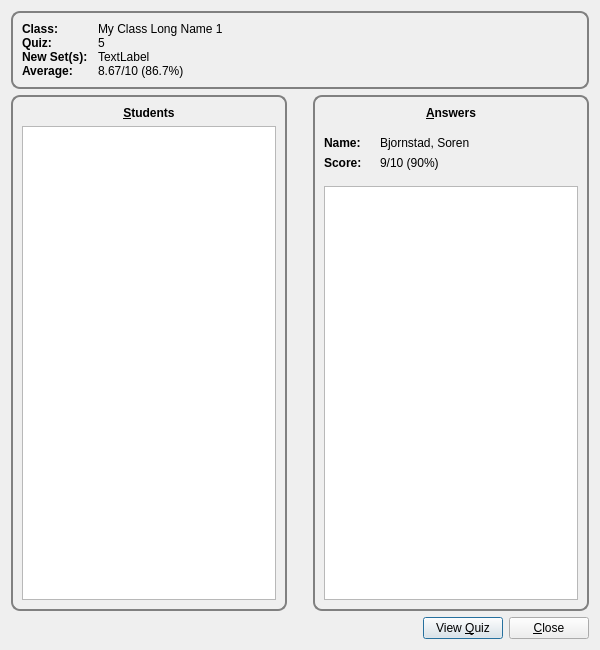
<?xml version="1.0" encoding="UTF-8"?>
<ui version="4.0">
 <class>Dialog</class>
 <widget class="QDialog" name="Dialog">
  <property name="geometry">
   <rect>
    <x>0</x>
    <y>0</y>
    <width>600</width>
    <height>650</height>
   </rect>
  </property>
  <property name="windowTitle">
   <string>My Class 1 ~ Results for Quiz 5</string>
  </property>
  <layout class="QHBoxLayout" name="horizontalLayout_5">
   <item>
    <layout class="QVBoxLayout" name="verticalLayout_4">
     <item>
      <widget class="QGroupBox" name="groupBox_2">
       <property name="styleSheet">
        <string notr="true">QGroupBox{
	border: 2px solid gray;
	border-radius: 9px;
	margin-top: 0.5em;
	font-weight: bold;
}</string>
       </property>
       <property name="title">
        <string/>
       </property>
       <layout class="QHBoxLayout" name="horizontalLayout_2">
        <item>
         <layout class="QGridLayout" name="gridLayout_2">
          <property name="verticalSpacing">
           <number>0</number>
          </property>
          <item row="0" column="1">
           <widget class="QLabel" name="classLabel">
            <property name="text">
             <string>My Class Long Name 1</string>
            </property>
           </widget>
          </item>
          <item row="0" column="0">
           <widget class="QLabel" name="label_9">
            <property name="text">
             <string>&lt;b&gt;Class:&lt;/b&gt;</string>
            </property>
           </widget>
          </item>
          <item row="3" column="0">
           <widget class="QLabel" name="label_7">
            <property name="minimumSize">
             <size>
              <width>70</width>
              <height>0</height>
             </size>
            </property>
            <property name="maximumSize">
             <size>
              <width>70</width>
              <height>16777215</height>
             </size>
            </property>
            <property name="text">
             <string>&lt;html&gt;&lt;head/&gt;&lt;body&gt;&lt;p&gt;&lt;span style=&quot; font-weight:600;&quot;&gt;Average:&lt;/span&gt;&lt;/p&gt;&lt;/body&gt;&lt;/html&gt;</string>
            </property>
           </widget>
          </item>
          <item row="3" column="1">
           <widget class="QLabel" name="averageLabel">
            <property name="text">
             <string>8.67/10 (86.7%)</string>
            </property>
           </widget>
          </item>
          <item row="1" column="0">
           <widget class="QLabel" name="label_11">
            <property name="text">
             <string>&lt;b&gt;Quiz:&lt;/b&gt;</string>
            </property>
           </widget>
          </item>
          <item row="1" column="1">
           <widget class="QLabel" name="quizLabel">
            <property name="text">
             <string>5</string>
            </property>
           </widget>
          </item>
          <item row="2" column="0">
           <widget class="QLabel" name="label_4">
            <property name="text">
             <string>&lt;html&gt;&lt;head/&gt;&lt;body&gt;&lt;p&gt;&lt;span style=&quot; font-weight:600;&quot;&gt;New Set(s):&lt;/span&gt;&lt;/p&gt;&lt;/body&gt;&lt;/html&gt;</string>
            </property>
           </widget>
          </item>
          <item row="2" column="1">
           <widget class="QLabel" name="newSetsLabel">
            <property name="text">
             <string>TextLabel</string>
            </property>
           </widget>
          </item>
         </layout>
        </item>
       </layout>
      </widget>
     </item>
     <item>
      <layout class="QHBoxLayout" name="horizontalLayout_4">
       <item>
        <widget class="QGroupBox" name="groupBox_3">
         <property name="styleSheet">
          <string notr="true">QGroupBox{
	border: 2px solid gray;
	border-radius: 9px;
	margin-top: 0.5em;
	font-weight: bold;
}</string>
         </property>
         <property name="title">
          <string/>
         </property>
         <layout class="QHBoxLayout" name="horizontalLayout_3">
          <item>
           <layout class="QVBoxLayout" name="verticalLayout_3">
            <item>
             <widget class="QLabel" name="label">
              <property name="text">
               <string>&lt;b&gt;&amp;Students&lt;/b&gt;</string>
              </property>
              <property name="alignment">
               <set>Qt::AlignCenter</set>
              </property>
              <property name="buddy">
               <cstring>studentsTable</cstring>
              </property>
             </widget>
            </item>
            <item>
             <widget class="QListWidget" name="studentsTable"/>
            </item>
           </layout>
          </item>
         </layout>
        </widget>
       </item>
       <item>
        <spacer name="horizontalSpacer">
         <property name="orientation">
          <enum>Qt::Horizontal</enum>
         </property>
         <property name="sizeType">
          <enum>QSizePolicy::Fixed</enum>
         </property>
         <property name="sizeHint" stdset="0">
          <size>
           <width>20</width>
           <height>20</height>
          </size>
         </property>
        </spacer>
       </item>
       <item>
        <widget class="QGroupBox" name="groupBox">
         <property name="styleSheet">
          <string notr="true">QGroupBox{
	border: 2px solid gray;
	border-radius: 9px;
	margin-top: 0.5em;
	font-weight: bold;
}</string>
         </property>
         <property name="title">
          <string/>
         </property>
         <property name="flat">
          <bool>false</bool>
         </property>
         <property name="checkable">
          <bool>false</bool>
         </property>
         <layout class="QVBoxLayout" name="verticalLayout_2">
          <item>
           <widget class="QLabel" name="label_6">
            <property name="text">
             <string>&lt;b&gt;&amp;Answers&lt;/b&gt;</string>
            </property>
            <property name="alignment">
             <set>Qt::AlignCenter</set>
            </property>
            <property name="buddy">
             <cstring>stuAnswersTable</cstring>
            </property>
           </widget>
          </item>
          <item>
           <spacer name="verticalSpacer_2">
            <property name="orientation">
             <enum>Qt::Vertical</enum>
            </property>
            <property name="sizeType">
             <enum>QSizePolicy::Fixed</enum>
            </property>
            <property name="sizeHint" stdset="0">
             <size>
              <width>20</width>
              <height>10</height>
             </size>
            </property>
           </spacer>
          </item>
          <item>
           <layout class="QVBoxLayout" name="verticalLayout">
            <item>
             <layout class="QGridLayout" name="gridLayout">
              <item row="0" column="0">
               <widget class="QLabel" name="label_2">
                <property name="minimumSize">
                 <size>
                  <width>50</width>
                  <height>0</height>
                 </size>
                </property>
                <property name="maximumSize">
                 <size>
                  <width>50</width>
                  <height>16777215</height>
                 </size>
                </property>
                <property name="text">
                 <string>&lt;b&gt;Name:&lt;/b&gt;</string>
                </property>
               </widget>
              </item>
              <item row="0" column="1">
               <widget class="QLabel" name="stuNameLabel">
                <property name="text">
                 <string>Bjornstad, Soren</string>
                </property>
               </widget>
              </item>
              <item row="1" column="0">
               <widget class="QLabel" name="label_3">
                <property name="minimumSize">
                 <size>
                  <width>50</width>
                  <height>0</height>
                 </size>
                </property>
                <property name="maximumSize">
                 <size>
                  <width>50</width>
                  <height>16777215</height>
                 </size>
                </property>
                <property name="text">
                 <string>&lt;b&gt;Score:&lt;/b&gt;</string>
                </property>
               </widget>
              </item>
              <item row="1" column="1">
               <widget class="QLabel" name="stuScoreLabel">
                <property name="text">
                 <string>&lt;html&gt;&lt;head/&gt;&lt;body&gt;&lt;p&gt;9/10 (90%)&lt;/p&gt;&lt;/body&gt;&lt;/html&gt;</string>
                </property>
               </widget>
              </item>
             </layout>
            </item>
            <item>
             <spacer name="verticalSpacer">
              <property name="orientation">
               <enum>Qt::Vertical</enum>
              </property>
              <property name="sizeType">
               <enum>QSizePolicy::Fixed</enum>
              </property>
              <property name="sizeHint" stdset="0">
               <size>
                <width>20</width>
                <height>10</height>
               </size>
              </property>
             </spacer>
            </item>
            <item>
             <widget class="QTableView" name="stuAnswersTable">
              <property name="alternatingRowColors">
               <bool>true</bool>
              </property>
              <property name="selectionBehavior">
               <enum>QAbstractItemView::SelectRows</enum>
              </property>
              <property name="showGrid">
               <bool>false</bool>
              </property>
              <attribute name="horizontalHeaderHighlightSections">
               <bool>false</bool>
              </attribute>
              <attribute name="horizontalHeaderStretchLastSection">
               <bool>true</bool>
              </attribute>
              <attribute name="verticalHeaderVisible">
               <bool>false</bool>
              </attribute>
             </widget>
            </item>
           </layout>
          </item>
         </layout>
        </widget>
       </item>
      </layout>
     </item>
     <item>
      <layout class="QHBoxLayout" name="horizontalLayout">
       <item>
        <spacer name="horizontalSpacer_2">
         <property name="orientation">
          <enum>Qt::Horizontal</enum>
         </property>
         <property name="sizeHint" stdset="0">
          <size>
           <width>40</width>
           <height>20</height>
          </size>
         </property>
        </spacer>
       </item>
       <item>
        <widget class="QPushButton" name="viewQuizButton">
         <property name="text">
          <string>View &amp;Quiz</string>
         </property>
        </widget>
       </item>
       <item>
        <widget class="QPushButton" name="closeButton">
         <property name="text">
          <string>&amp;Close</string>
         </property>
        </widget>
       </item>
      </layout>
     </item>
    </layout>
   </item>
  </layout>
 </widget>
 <resources/>
 <connections/>
</ui>
